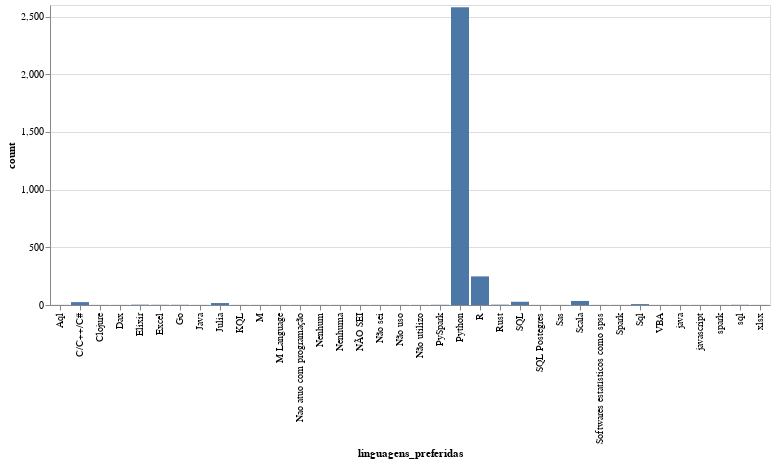

The notebook cell saved with this chart:
### Code cell
alt.Chart(df_linguagens_count).mark_bar().encode(
    x='linguagens_preferidas',
    y='count'
)

### Figure 1 — Vega-Lite specification as saved in the notebook (floating-point values rounded to 4 significant figures)
{"config": {"view": {"continuousWidth": 300, "continuousHeight": 300}}, "data": {"name": "data-ffb5760c48131537f703363a864457e5"}, "mark": {"type": "bar"}, "encoding": {"x": {"field": "linguagens_preferidas", "type": "nominal"}, "y": {"field": "count", "type": "quantitative"}}, "$schema": "https://vega.github.io/schema/vega-lite/v5.20.1.json", "datasets": {"data-ffb5760c48131537f703363a864457e5": [{"linguagens_preferidas": "Python", "count": 2581}, {"linguagens_preferidas": "R", "count": 248}, {"linguagens_preferidas": "Scala", "count": 35}, {"linguagens_preferidas": "SQL", "count": 28}, {"linguagens_preferidas": "C/C++/C#", "count": 25}, {"linguagens_preferidas": "Julia", "count": 17}, {"linguagens_preferidas": "Sql", "count": 8}, {"linguagens_preferidas": "Rust", "count": 3}, {"linguagens_preferidas": "Elixir", "count": 3}, {"linguagens_preferidas": "sql", "count": 2}, {"linguagens_preferidas": "Go", "count": 2}, {"linguagens_preferidas": "PySpark", "count": 2}, {"linguagens_preferidas": "Excel", "count": 2}, {"linguagens_preferidas": "NÃO SEI", "count": 1}, {"linguagens_preferidas": "Clojure", "count": 1}, {"linguagens_preferidas": "M Language", "count": 1}, {"linguagens_preferidas": "xlsx", "count": 1}, {"linguagens_preferidas": "M", "count": 1}, {"linguagens_preferidas": "Spark", "count": 1}, {"linguagens_preferidas": "Aql", "count": 1}, {"linguagens_preferidas": "Não sei", "count": 1}, {"linguagens_preferidas": "VBA", "count": 1}, {"linguagens_preferidas": "Dax", "count": 1}, {"linguagens_preferidas": "Não utilizo", "count": 1}, {"linguagens_preferidas": "javascript", "count": 1}, {"linguagens_preferidas": "Softwares estatísticos como spss", "count": 1}, {"linguagens_preferidas": "Nenhuma", "count": 1}, {"linguagens_preferidas": "Java", "count": 1}, {"linguagens_preferidas": "java", "count": 1}, {"linguagens_preferidas": "Nao atuo com programação", "count": 1}, {"linguagens_preferidas": "Nenhum", "count": 1}, {"linguagens_preferidas": "Não uso", "count": 1}, {"linguagens_preferidas": "SQL Postegres", "count": 1}, {"linguagens_preferidas": "spark", "count": 1}, {"linguagens_preferidas": "Sas", "count": 1}, {"linguagens_preferidas": "KQL", "count": 1}]}}
